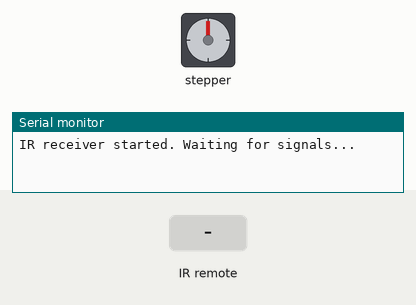
Bench run of a program on a simulated Arduino Uno, built with avr-gcc and run on an emulated ATmega328P. Parts: stepper motor, the last lines printed to the serial monitor. The inputs (shaded band) are chosen by the test bench. Stepper angles assume 2048 steps per turn.

Above: at 1.2 s.
1.3 s: infrared code 0x9 received
At 3.7 s:
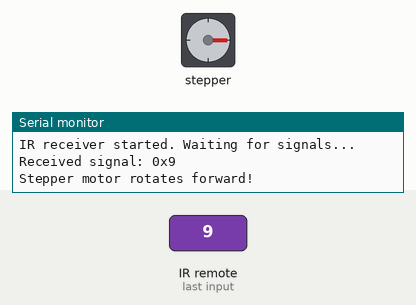
4.3 s: infrared code 0x7 received
At 4.75 s:
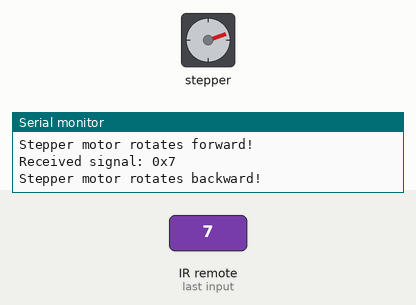
7.3 s: infrared code 0x7 received
At 9.5 s:
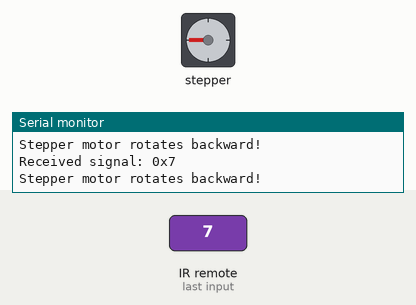
Timing chart, 0 to 11.0 s (numbered marks = the images above; inputs shaded):
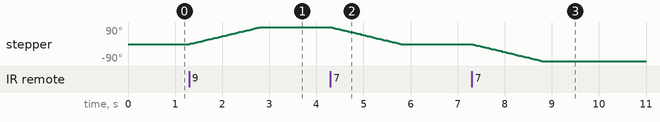

The program:

main.cpp
```cpp
#include <Arduino.h>
#include <IRremote.h>
#include <Stepper.h>

// IR sensor pin
const int RECV_PIN = 8;

// Stepper motor parameters
const int STEPS_PER_REV = 2048;  // Steps per revolution
const int MOTOR_SPEED = 10;      // Speed in RPM

// Pins for the ULN2003 driver
const int IN1 = 2;
const int IN2 = 3;
const int IN3 = 4;
const int IN4 = 5;

// Create Stepper object
Stepper stepper(STEPS_PER_REV, IN1, IN3, IN2, IN4);

void setup() {
  Serial.begin(9600);
  IrReceiver.begin(RECV_PIN, ENABLE_LED_FEEDBACK);
  Serial.println("IR receiver started. Waiting for signals...");
  stepper.setSpeed(MOTOR_SPEED);
}

void loop() {
  if (IrReceiver.decode()) {
    Serial.print("Received signal: 0x");
    Serial.println(IrReceiver.decodedIRData.command, HEX);

    if (IrReceiver.decodedIRData.command == 0x9) { // POWER button detected
      Serial.println("Stepper motor rotates forward!");
      stepper.step(STEPS_PER_REV / 4); // 1/4 revolution forward
    }
    else if (IrReceiver.decodedIRData.command == 0x7) { // Other button
      Serial.println("Stepper motor rotates backward!");
      stepper.step(-STEPS_PER_REV / 4); // 1/4 revolution backward
    }

    IrReceiver.resume(); // Receive the next signal
  }
}
```

Measured:
- after the input at 1.3 s, stepper: turns 90° clockwise in 1.5 s, starting at once
- after the input at 4.3 s, stepper: turns 90° counter-clockwise in 1.5 s, starting at once
- after the input at 7.3 s, stepper: turns 90° counter-clockwise in 1.5 s, starting at once
